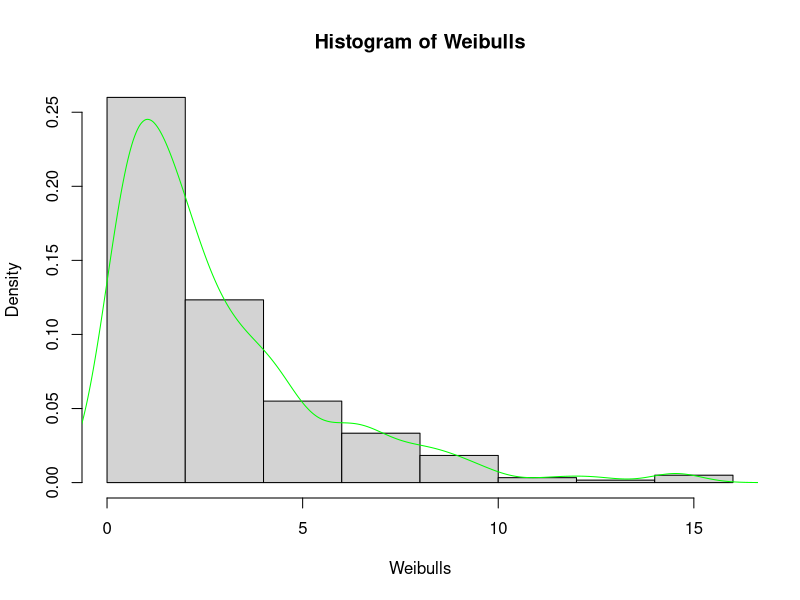
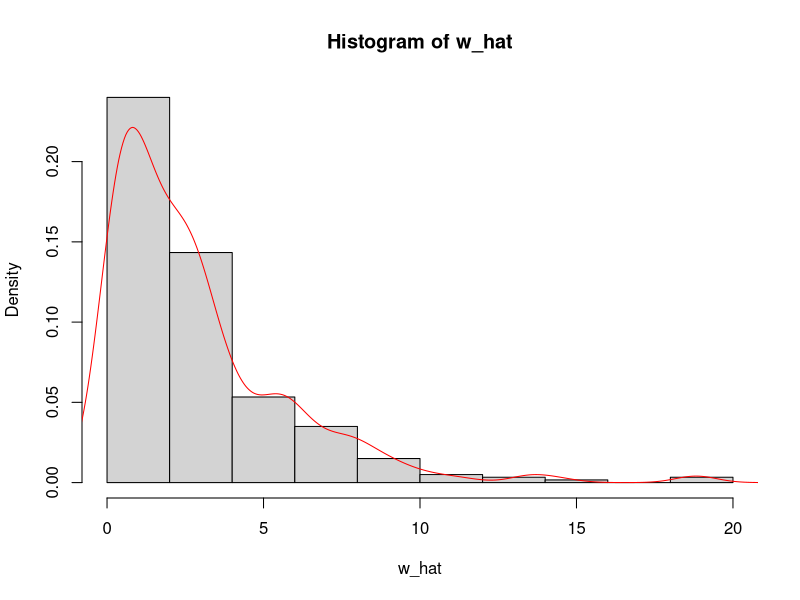
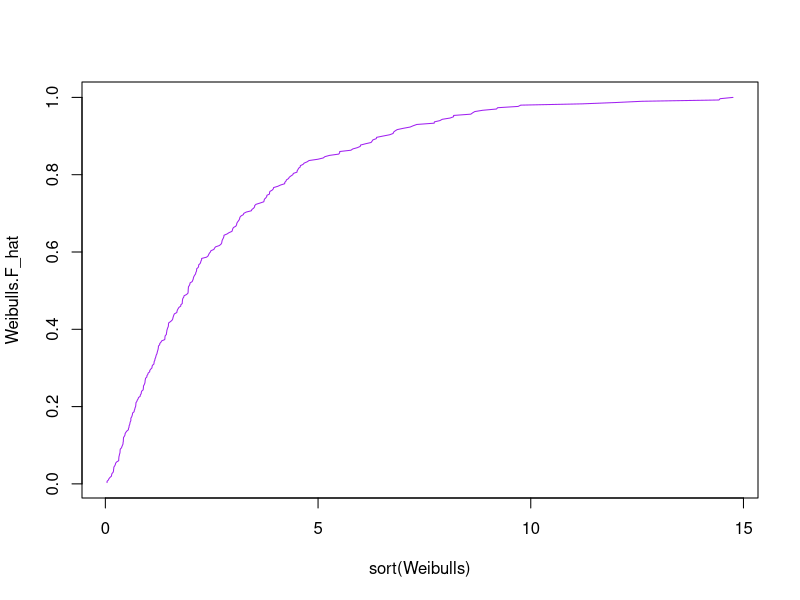
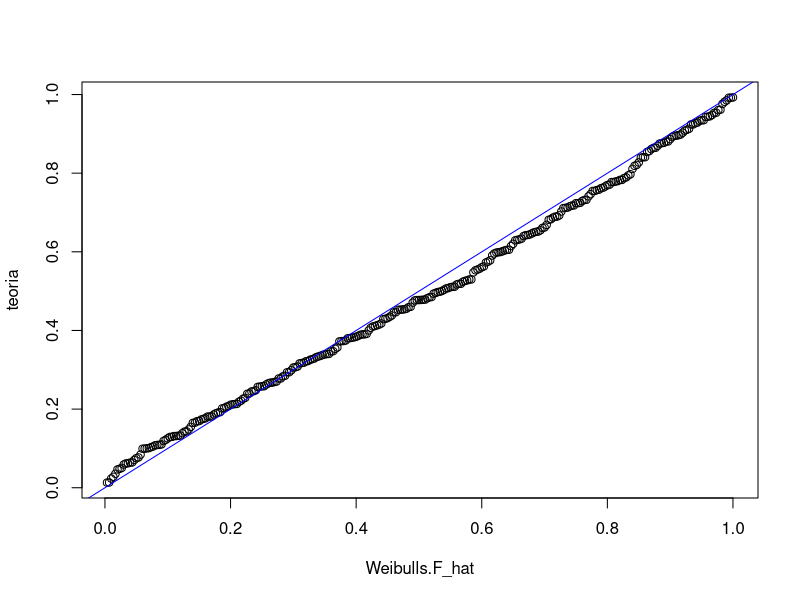
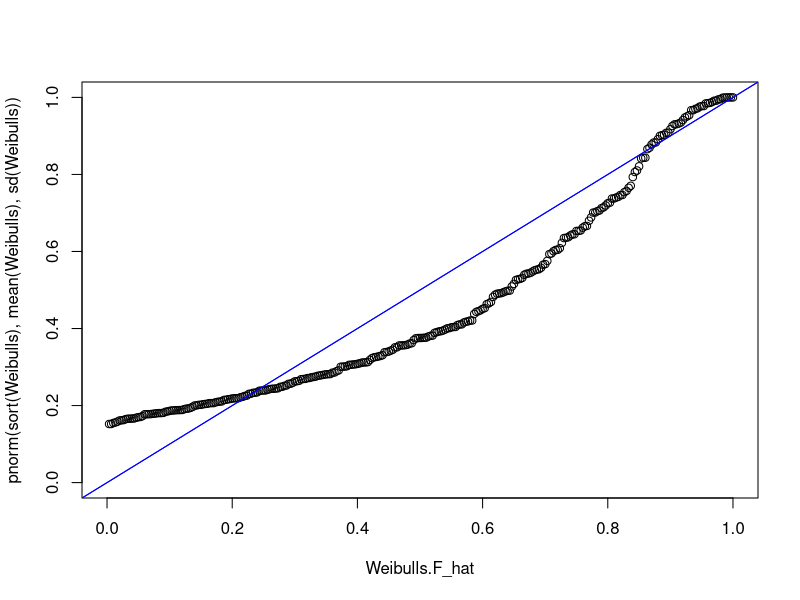

Write R code to recreate these figures, in order.
## ---- chunk 1
#la primer parte es simularla desde la definicion y la comparo con la parametrización de R
set.seed(0)
alpha <- 1
beta <- 3
n <- 300
u <- runif(n, 0, 1)
Weibulls <- -beta * ( (log(1-u))^(1/alpha)  )
hist(Weibulls, freq = FALSE)
lines(density(Weibulls), col="green")
w_hat <- rweibull(n, alpha, beta)
hist(w_hat, freq = FALSE)
lines(density(w_hat), col="red")
## ---- chunk 2
# QQ-plot
Weibulls.F_hat <- sort(Weibulls)  
Weibulls.F_hat <- (1:length(Weibulls.F_hat))/(length(Weibulls.F_hat))#cumsum(Weibulls.F_hat)/sum(Weibulls.F_hat)
plot(sort(Weibulls), Weibulls.F_hat, type = 'l', col = 'purple') #solo la acumulada Weibull
teoria <- pweibull(sort(Weibulls), alpha, beta)
## ---- chunk 3
plot(Weibulls.F_hat, teoria)
abline(a = 0, b = 1, col = 'blue')
## ---- chunk 4
plot(Weibulls.F_hat, pnorm(sort(Weibulls), mean(Weibulls), sd(Weibulls)), ylim = c(0,1), xlim = c(0,1))
abline(a = 0, b = 1, col = 'blue')
abline(a = 0, b = 1, col = 'blue')
## ---- chunk 5
mediana <- sort(Weibulls)[floor(length(Weibulls)/2)]
Weibulls2 <- Weibulls
names(Weibulls2) <- Weibulls
moda <- dweibull(Weibulls, alpha, beta)[which.max(dweibull(Weibulls, alpha, beta))]
fun <- function(x)
{
  ((x[2] * (log(2))^(1/x[1])  - mediana)^2+ ( (x[2]*( (x[1]-1) / x[1] )^(1/x[1]) - moda   )^2) ) 
}
optim(par = c(3.,100), fn = fun)
